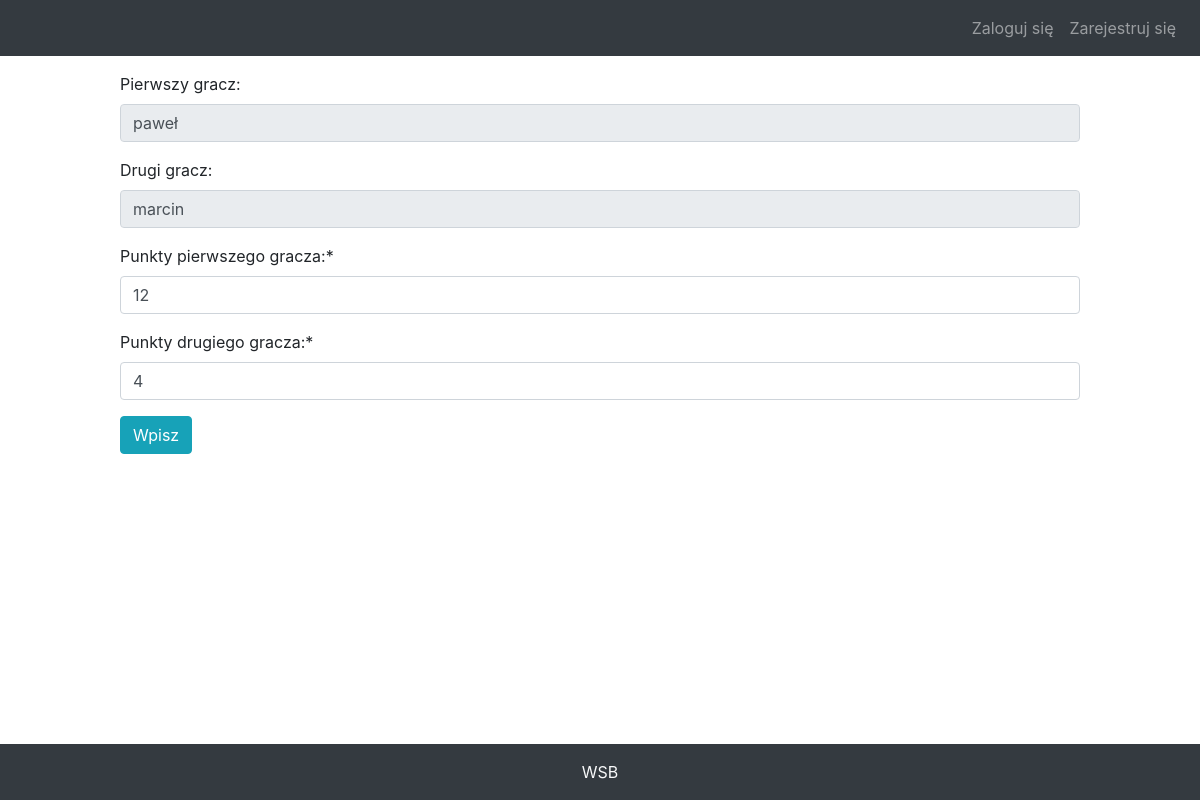
Screenshot of /turnieje/games/218/update with the database file from the repository.
### turnieje/models/games_model.py (models this page shows)
class Games(models.Model):
    id = models.AutoField(db_index=True, primary_key=True)
    tournament = models.ForeignKey(Tournaments, on_delete=models.CASCADE)
    round = models.IntegerField(null=True)
    first_player = models.CharField(max_length=50, null=True)
    first_player_score = models.IntegerField(null=True)
    second_player = models.CharField(max_length=50, null=True)
    second_player_score = models.IntegerField(null=True)
    nr = models.IntegerField(null=True)

### turnieje/views/games_view.py (the view, shortened to what this page needs)
# urls.py: path('games/<int:pk>/update', GamesUpdateView.as_view(), name="games_update"),
class GamesUpdateView(UpdateView):
    model = Games
    form_class = GamesUpdateForm
    success_url = reverse_lazy('games_show')

### turnieje/forms/games_update_form.py
class GamesUpdateForm(ModelForm):
    def __init__(self, *args, **kwargs):
        super(GamesUpdateForm, self).__init__(*args, **kwargs)
        self.fields['first_player'].required = False
        self.fields['second_player'].required = False
        self.fields['second_player'].disabled = True
        self.fields['first_player'].disabled = True
    class Meta:
        model = Games
        template = 'turnieje/games_update_form.html'
        fields = ['tournament', 'first_player', 'second_player', 'first_player_score', 'second_player_score', 'nr', 'round']
        labels = {
            'first_player': 'Pierwszy gracz:',
            'second_player': 'Drugi gracz:',
            'first_player_score': 'Punkty pierwszego gracza:',
            'second_player_score': 'Punkty drugiego gracza:'
        }
        widgets = {
            'tournament': forms.HiddenInput(),
            'nr': forms.HiddenInput(),
            'round': forms.HiddenInput()
        }

### turnieje/templates/turnieje/games_form.html (shortened to what this page needs)
{% extends 'turnieje/scheleton.html' %}
{% block content %}
{% load crispy_forms_tags %}
<form method="post">
    <p>
        {{ form|crispy }}
    </p>
    <button type="submit" class="btn btn-info">Wpisz</button>
</form>
{% endblock %}

### rows the page displays
Games: first_player "paweł", second_player "marcin", first_player_score "12", second_player_score "4"
